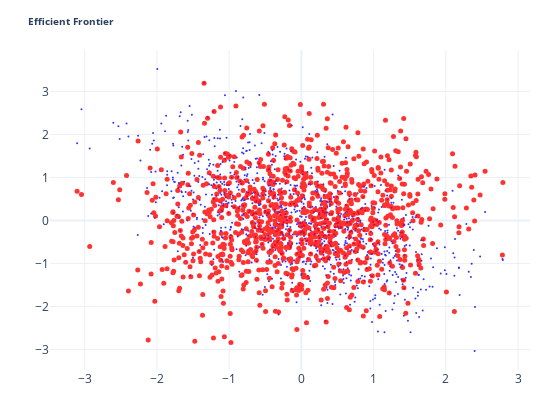

Notebook code cell kept with this figure:
### Code cell
traces=[]
traces.append(go.Scatter(x=Zc[:,0],y=Zc[:,3],mode='markers',marker={'color':'blue','size':2},opacity=0.8))
traces.append(go.Scatter(x=Zu[0,:],y=Zu[3,:],mode='markers',marker={'color':'red','size':5},opacity=0.8))
print(corr)
scat(traces)

### Figure 1 — Plotly figure (JSON) as saved in the notebook; plotly's stock layout.template omitted (floating-point values rounded to 4 significant figures; data arrays with more than 128 entries replaced by an {"elided": "..."} marker saying what was removed)
{"data": [{"marker": {"color": "blue", "size": 2}, "mode": "markers", "opacity": 0.8, "type": "scatter", "x": {"elided": "1000 float values"}, "y": {"elided": "1000 float values"}}, {"marker": {"color": "red", "size": 5}, "mode": "markers", "opacity": 0.8, "type": "scatter", "x": {"elided": "1000 float values"}, "y": {"elided": "1000 float values"}}], "layout": {"height": 400, "margin": {"b": 30, "l": 50, "r": 20, "t": 50}, "showlegend": false, "title": {"font": {"size": 10}, "text": "<b>Efficient Frontier </b> ", "xanchor": "left"}, "width": 550}}
